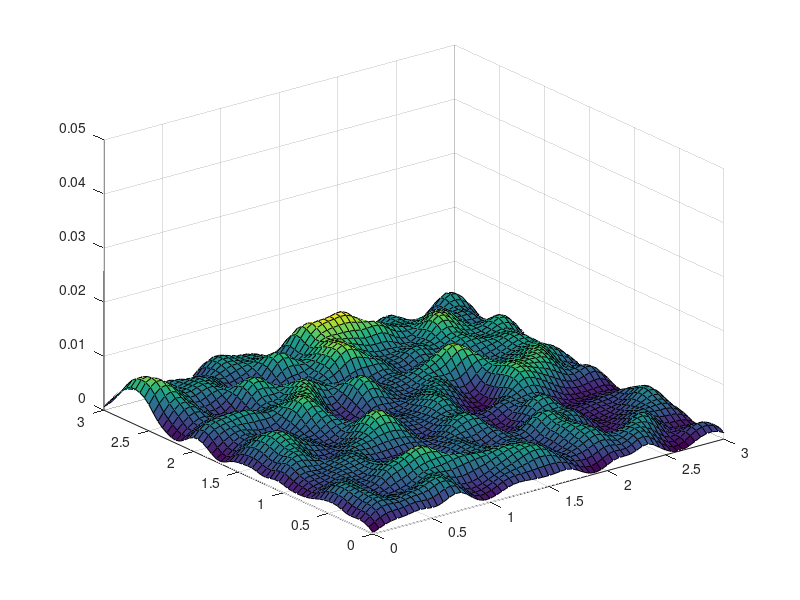

The MATLAB source for this figure: (Note: this script raises an error after producing the figure.)
function h = heightmap
close all;
NUM_HILLS           = 1000;
SIZE                = 3;
RES                 = 0.05; 
HEIGHT              = 0.01;
HILL_WIDTH          = 0.01; 
WIDTH_VARIABILITY   = 0.5; % 0 =< x < 1
HEIGHT_VARIABILITY  = 0;

[x,y] = meshgrid(0:RES:SIZE,0:RES:SIZE);

h = zeros(size(x));
for i = 1:NUM_HILLS
    % MEAN
    mu = rand(1,2)*SIZE;

    % COV
    sigma = diag([HILL_WIDTH + rand*HILL_WIDTH*WIDTH_VARIABILITY,HILL_WIDTH + rand*HILL_WIDTH*WIDTH_VARIABILITY]- 0.5*HILL_WIDTH*WIDTH_VARIABILITY);
    hill = gauss2d(x,y, sigma, mu);
%     hill = hill .* (HEIGHT+randn*HEIGHT*HEIGHT_VARIABILITY)/max(max(hill));
    hill = hill .* (1 + randn*HEIGHT_VARIABILITY/max(max(hill)));
    h = h + hill;

end
h = h - min(min(h));
% Normalize height to parameter
h = h .* (HEIGHT/max(max(h)));
surf(x,y,h);

 axis([0 SIZE 0 SIZE 0 5*max(max(h))]);
 heightmap_size = size(h);
 save('heightmap.mat','h','-ascii')
 prepend2file([num2str(heightmap_size(1)),' ',num2str(heightmap_size(2))],'heightmap.mat',1);
end

function mat = gauss2d(R,C, SIGMA, MU)
    gsize = size(R);
    mat = mvnpdf([R(:),C(:)],MU,SIGMA);
    mat = reshape(mat,gsize(1),gsize(2));
end

function prepend2file( string, filename, newline )
% newline:  is an optional boolean, that if true will append a \n to the end 
% of the string that is sent in such that the original text starts on the 
% next line rather than the end of the line that the string is on 
% string:  a single line string 
% filename:  the file you want to prepend to 
      tempFile = tempname
      fw = fopen( tempFile, 'wt' );
      if nargin < 3
          newline = false;
      end
      if newline
          fwrite( fw, sprintf('%s\n', string ) );
      else
          fwrite( fw, string );
      end
      fclose( fw );
      appendFiles( filename, tempFile );
      copyfile( tempFile, filename );
      delete(tempFile);
end

% append readFile to writtenFile
function status = appendFiles( readFile, writtenFile )
      fr = fopen( readFile, 'rt' );
      fw = fopen( writtenFile, 'at' );
      while feof( fr ) == 0
          tline = fgetl( fr );
          fwrite( fw, sprintf('%s\n',tline ) );
      end
      fclose(fr);
      fclose(fw);
end